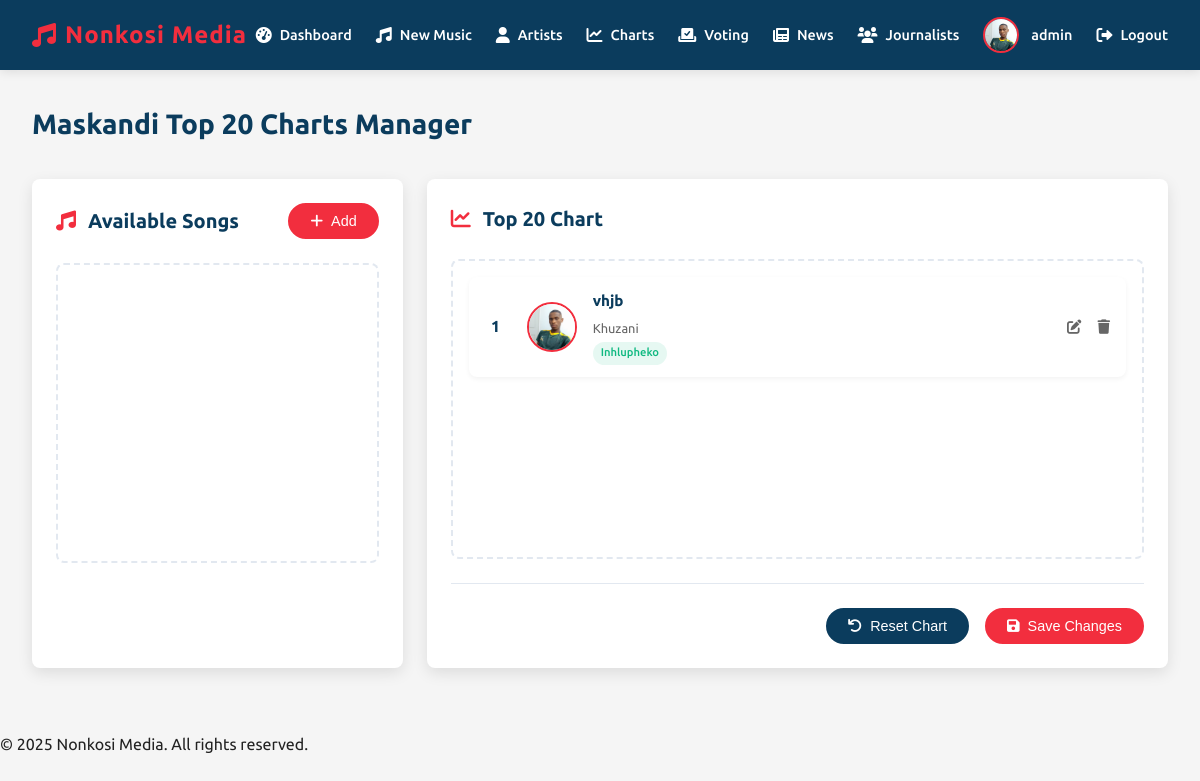
Screenshot of /admin/charts_manager (signed in) with the database file from the repository.
### app.py (models this page shows, shortened)
class User(db.Model, UserMixin):
    id = db.Column(db.Integer, primary_key=True)
    username = db.Column(db.String(50), unique=True, nullable=False)
    email = db.Column(db.String(120), unique=True, nullable=False)
    password = db.Column(db.String(60), nullable=False)
    role = db.Column(db.String(20), nullable=False, default='user')
    profile_pic = db.Column(db.String(100), nullable=False, default='default.jpg')
    last_seen = db.Column(db.DateTime, default=datetime.utcnow)
    articles = db.relationship('News', backref='author', lazy=True)  # This creates the relationship

class Song(db.Model):
    id = db.Column(db.Integer, primary_key=True)
    title = db.Column(db.String(100), nullable=False)
    genre = db.Column(db.String(50), nullable=False)
    album = db.Column(db.String(100))  # New field - can be null for singles
    release_date = db.Column(db.DateTime, nullable=False, default=datetime.utcnow)
    cover_image = db.Column(db.String(20), nullable=False)
    spotify_link = db.Column(db.String(200))
    youtube_link = db.Column(db.String(200))
    artist_id = db.Column(db.Integer, db.ForeignKey('artist.id'), nullable=False)
    chart_position = db.Column(db.Integer)

class Artist(db.Model):
    id = db.Column(db.Integer, primary_key=True)
    name = db.Column(db.String(100), nullable=False)
    bio = db.Column(db.Text, nullable=False)
    image = db.Column(db.String(20), nullable=False, default='artist_default.jpg')
    social_media = db.Column(db.JSON)
    songs = db.relationship('Song', backref='artist', lazy=True)
    gigs = db.relationship('Gig', backref='artist', lazy=True)

### app.py (the view)
@app.route('/admin/charts_manager')
@login_required
def charts_manager():
    if current_user.role != 'admin':
        flash('You are not authorized to access this page', 'error')
        return redirect(url_for('home'))
    all_songs = Song.query.order_by(Song.title).all()
    top_songs = Song.query.filter(Song.chart_position != None)\
                        .order_by(Song.chart_position)\
                        .limit(20)\
                        .all()
    artists = Artist.query.order_by(Artist.name).all()
    return render_template('charts_manager.html',
                         all_songs=all_songs,
                         top_songs=top_songs,
                         artists=artists)

### app.py (called while the page is built)
@login_manager.user_loader
def load_user(user_id):
    return User.query.get(int(user_id))

@app.context_processor
def inject_datetime():
    return {'datetime': datetime}

### templates/charts_manager.html (shortened to what this page needs)
<!DOCTYPE html>
<html lang="en">
<head>
  <link rel="stylesheet" href="https://cdnjs.cloudflare.com/ajax/libs/font-awesome/6.0.0/css/all.min.css">
</head>
<body>
  <header class="header">
    <div class="logo">
      <i class="fas fa-music"></i>
      <span>Nonkosi Media</span>
    </div>
    <nav class="nav-links">
      <a href="/admin">
        <i class="fas fa-tachometer-alt"></i>
        <span>Dashboard</span>
      </a>
      <a href="/admin/upcoming_music">
        <i class="fas fa-music"></i>
        <span>New Music</span>
      </a>
      <a href="/admin/artists">
        <i class="fas fa-user"></i>
        <span>Artists</span>
      </a>
      <a href="/admin/charts_manager" class="active">
        <i class="fas fa-chart-line"></i>
        <span>Charts</span>
      </a>
      <a href="/admin/voting_events">
        <i class="fas fa-vote-yea"></i>
        <span>Voting</span>
      </a>
      <a href="/admin/news">
        <i class="fas fa-newspaper"></i>
        <span>News</span>
      </a>
      <a href="/admin/manage_journalists">
        <i class="fas fa-users"></i>
        <span>Journalists</span>
      </a>
      <div class="user-profile">
        <img src="/static/uploads/profile_pics/IMG_20231016_190958~2.jpg" alt="Admin">
        <span>{{ current_user.username }}</span>
      </div>
      <a href="/logout">
        <i class="fas fa-sign-out-alt"></i>
        <span>Logout</span>
      </a>
    </nav>
  </header>
  <main class="container">
    <div class="page-header">
      <h1 class="page-title">Maskandi Top 20 Charts Manager</h1>
    </div>
    <div class="charts-container">
      <div class="chart-box">
        <div class="chart-header">
          <h2 class="chart-title">
            <i class="fas fa-music"></i>
            Available Songs
          </h2>
          <button class="btn" id="addSongBtn">
            <i class="fas fa-plus"></i> Add
          </button>
        </div>
        <div class="song-list" id="available-songs" {% if not all_songs %}class="empty"{% endif %}>
        </div>
      </div>
      <div class="chart-box">
        <div class="chart-header">
          <h2 class="chart-title">
            <i class="fas fa-chart-line"></i>
            Top 20 Chart
          </h2>
        </div>
        <div class="song-list" id="top-chart" {% if not top_songs %}class="empty"{% endif %}>
          {% for song in top_songs %}
            <div class="song-item" draggable="true" data-song-id="{{ song.id }}">
              <span class="song-position">{{ song.chart_position }}</span>
              <img src="{{ url_for('static', filename='uploads/profile_pics/' + song.cover_image) }}"
                   alt="{{ song.title }}">
              <div class="song-info">
                <h3>{{ song.title }}</h3>
                <p>{{ song.artist.name }}</p>
                <span class="song-type {{ 'album' if song.album else 'single' }}">
                  {{ song.album if song.album else 'Single' }}
                </span>
              </div>
              <div class="song-actions">
                <button class="edit-song" data-song-id="{{ song.id }}" title="Edit">
                  <i class="fas fa-edit"></i>
                </button>
                <button class="delete-song" data-song-id="{{ song.id }}" title="Delete">
                  <i class="fas fa-trash"></i>
                </button>
              </div>
            </div>
          {% endfor %}
        </div>
        <div class="chart-actions">
          <button class="btn btn-secondary" id="reset-chart">
            <i class="fas fa-undo"></i> Reset Chart
          </button>
          <button class="btn" id="save-chart">
            <i class="fas fa-save"></i> Save Changes
          </button>
        </div>
      </div>
    </div>
  </main>
  <footer>
    <p>© {{ datetime.now().year }} Nonkosi Media. All rights reserved.</p>
  </footer>
</body>
</html>

### templates/charts_manager.html (style rules this page uses)
:root { --primary: #0b3c5d; --secondary: #f22e3e; --dark: #222; --light: #f5f5f5; --accent: #103b6f; --gray: #666; --light-gray: #e2e8f0; --success: #10b981; --warning: #f59e0b; --danger: #ef4444; }
* { box-sizing: border-box; margin: 0; padding: 0; }
body { font-family: 'Ubuntu', sans-serif; background-color: var(--light); color: var(--dark); line-height: 1.6; }
.header { background-color: var(--primary); color: white; padding: 1rem 2rem; display: flex; justify-content: space-between; align-items: center; position: sticky; top: 0; z-index: 100; box-shadow: 0 2px 10px rgba(0,0,0,0.1); }
.header .logo { font-size: 1.5rem; font-weight: 700; color: var(--secondary); display: flex; align-items: center; gap: 0.5rem; letter-spacing: 1px; }
.logo i { color: var(--secondary); }
.nav-links { display: flex; align-items: center; gap: 1.5rem; }
.nav-links a { color: white; text-decoration: none; font-weight: 500; font-size: 0.9rem; display: flex; align-items: center; gap: 0.5rem; transition: color 0.2s; padding: 5px 0; position: relative; }
.nav-links a::after { content: ''; position: absolute; bottom: 0; left: 0; width: 0; height: 2px; background-color: var(--secondary); transition: width 0.3s; }
.nav-links a i { font-size: 1rem; }
.user-profile { display: flex; align-items: center; gap: 0.75rem; }
.user-profile img { width: 36px; height: 36px; border-radius: 50%; object-fit: cover; border: 2px solid var(--secondary); }
.user-profile span { font-weight: 500; font-size: 0.9rem; color: white; }
.container { padding: 2rem; max-width: 1400px; margin: 0 auto; }
.page-header { display: flex; justify-content: space-between; align-items: center; margin-bottom: 2rem; }
.page-title { font-size: 1.75rem; font-weight: 700; color: var(--primary); }
.btn { display: inline-flex; align-items: center; gap: 0.5rem; background-color: var(--secondary); color: white; padding: 0.5rem 1.25rem; border-radius: 30px; font-size: 0.9rem; font-weight: 500; text-decoration: none; transition: all 0.3s; border: 2px solid var(--secondary); cursor: pointer; }
.btn i { font-size: 0.9rem; }
.btn-secondary { background-color: var(--primary); border-color: var(--primary); }
.charts-container { display: grid; grid-template-columns: 1fr 2fr; gap: 1.5rem; margin-bottom: 2rem; }
.chart-box { background-color: white; border-radius: 0.5rem; padding: 1.5rem; box-shadow: 0 5px 15px rgba(0,0,0,0.1); }
.chart-header { display: flex; justify-content: space-between; align-items: center; margin-bottom: 1.5rem; }
.chart-title { font-size: 1.25rem; font-weight: 600; color: var(--primary); display: flex; align-items: center; gap: 0.75rem; }
.chart-title i { color: var(--secondary); }
.song-list { min-height: 300px; border: 2px dashed var(--light-gray); border-radius: 0.5rem; padding: 1rem; transition: all 0.3s; }
.song-item { display: flex; align-items: center; padding: 0.75rem; margin-bottom: 0.75rem; background-color: white; border-radius: 0.5rem; box-shadow: 0 2px 5px rgba(0,0,0,0.05); cursor: move; transition: all 0.3s; position: relative; }
.song-item img { width: 50px; height: 50px; object-fit: cover; border-radius: 50%; border: 2px solid var(--secondary); margin-right: 1rem; transition: all 0.3s; }
.song-info { flex: 1; min-width: 0; }
.song-info h3 { font-size: 0.95rem; font-weight: 600; color: var(--primary); margin-bottom: 0.25rem; white-space: nowrap; overflow: hidden; text-overflow: ellipsis; }
.song-info p { font-size: 0.8rem; color: var(--gray); margin-bottom: 0; white-space: nowrap; overflow: hidden; text-overflow: ellipsis; }
.song-type { display: inline-block; padding: 0.15rem 0.5rem; border-radius: 1rem; font-size: 0.7rem; font-weight: 500; margin-top: 0.25rem; }
.song-type.album { background-color: rgba(16, 185, 129, 0.1); color: var(--success); }
.song-position { font-weight: 700; color: var(--primary); margin-right: 1rem; min-width: 30px; text-align: center; }
.song-actions { display: flex; gap: 0.5rem; margin-left: auto; }
.song-actions button { background: none; border: none; color: var(--gray); cursor: pointer; font-size: 0.9rem; transition: color 0.2s; padding: 0.25rem; }
.chart-actions { display: flex; justify-content: flex-end; gap: 1rem; margin-top: 1.5rem; padding-top: 1.5rem; border-top: 1px solid var(--light-gray); }

### rows the page displays
User: username "admin"
Song: chart_position "1", cover_image+title (picture), title "vhjb", artist.name "Khuzani", album "Inhlupheko"
